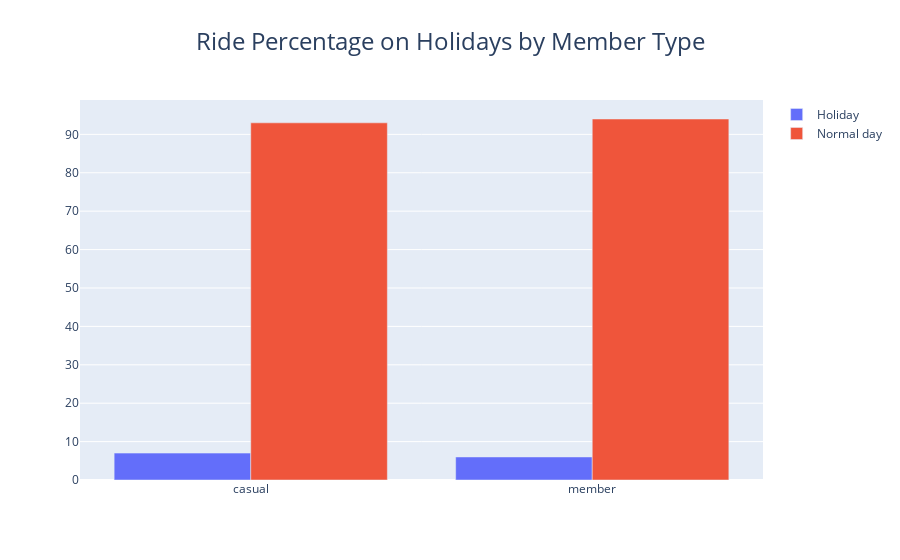

The code cell stored with this chart in its notebook:
### Markdown cell above
### Holidays

### Code cell
aux01 = pd.crosstab( df_final_balanced['member_casual'], df_final_balanced['holidays'] ).apply( lambda x: 100*np.round( x / x.sum(), 2 ), axis=1 )
data = []
for x in aux01.columns:
    data.append(go.Bar(name=str(x), x=aux01.index, y=aux01[x]))

figure = go.Figure(data)

# Update the layout of the plot to include a title
figure.update_layout(
    title={
        'text': "Ride Percentage on Holidays by Member Type",
        'font': {'size': 24},
        'x': 0.5,
        'xanchor': 'center'
    }
)

figure.show()

# Calculate the correlation using Cramer's V
r = cramer_v( df_cleaned['member_casual'], df_cleaned['holidays'] )
print( 'Correlation: {}'.format( r ) )

### Figure 1 — Plotly figure (JSON) as saved in the notebook; plotly's stock layout.template omitted (floating-point values rounded to 4 significant figures)
{"data": [{"name": "Holiday", "type": "bar", "x": ["casual", "member"], "y": [7.0, 6]}, {"name": "Normal day", "type": "bar", "x": ["casual", "member"], "y": [93, 94]}], "layout": {"title": {"font": {"size": 24}, "text": "Ride Percentage on Holidays by Member Type", "x": 0.5, "xanchor": "center"}}}
